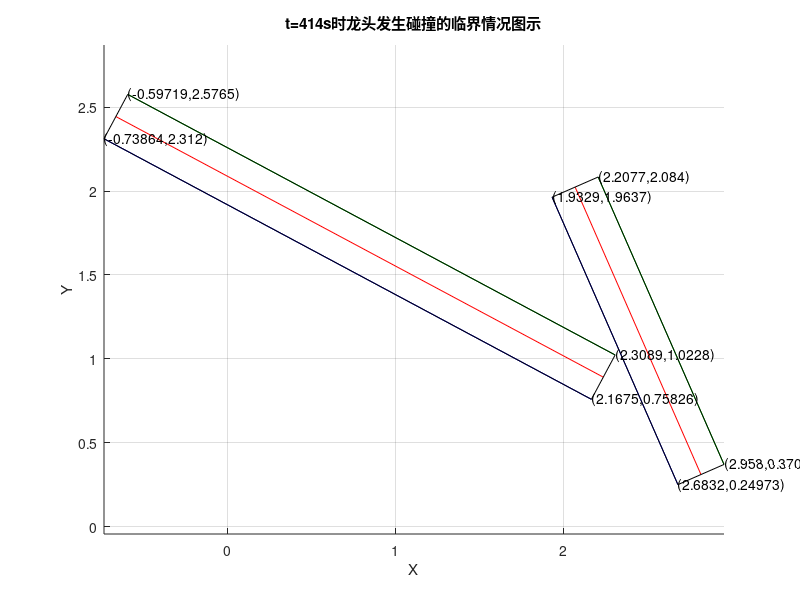

MATLAB code to generate this figure:
clc;
clear;
% 假设交点坐标为 (x_inter, y_inter)
x_inter = 0;
y_inter = 0;

% 假设线段端点坐标存储在两个数组中，x1, y1为线段起点，x2, y2为线段终点
x1 = [2.7103 , 1.9957]; % 线段起点x坐标
y1 = [0.5618 , 1.0202];    % 线段起点y坐标
x2 = [2.1806 , -0.4254];   % 线段终点x坐标
y2 = [1.7719 , 2.3146];    % 线段终点y坐标

% 线段数量
n_segments = length(x1);

% 创建新图像
figure;
hold on; % 保持图像，以便在同一幅图上画多条线

for i = 1:n_segments
    % 计算线段的方向向量
    dx = x2(i) - x1(i);
    dy = y2(i) - y1(i);

    % 计算线段的长度
    length_segment = sqrt(dx^2 + dy^2);

    % 计算单位方向向量
    dx_unit = dx / length_segment;
    dy_unit = dy / length_segment;

    % 增长线段，每边增长27.5cm
    x1_extended = x1(i) - 0.275 * dx_unit;
    y1_extended = y1(i) - 0.275 * dy_unit;
    x2_extended = x2(i) + 0.275 * dx_unit;
    y2_extended = y2(i) + 0.275 * dy_unit;

    % 靠近点15cm的线段端点
    x1_close = x1_extended - 0.15 * dy_unit
    y1_close = y1_extended + 0.15 * dx_unit
    x2_close = x2_extended - 0.15 * dy_unit
    y2_close = y2_extended + 0.15 * dx_unit

    % 远离点15cm的线段端点
    x1_far = x1_extended + 0.15 * dy_unit
    y1_far = y1_extended - 0.15 * dx_unit
    x2_far = x2_extended + 0.15 * dy_unit
    y2_far = y2_extended - 0.15 * dx_unit

    % 画出增长后的线段
    line([x1_extended, x2_extended], [y1_extended, y2_extended], 'Color', 'r');

    % 画出靠近点15cm的线段
    line([x1_close, x2_close], [y1_close, y2_close], 'Color', 'b');

    % 画出远离点15cm的线段
    line([x1_far, x2_far], [y1_far, y2_far], 'Color', 'g');


    
    %text(x1_far,y1_far, '(x1_far,y1_far)');
    text(x1_far,y1_far,['(',num2str(x1_far),',',num2str(y1_far),')'])
    text(x2_far,y2_far,['(',num2str(x2_far),',',num2str(y2_far),')'])
    text(x1_close,y1_close,['(',num2str(x1_close),',',num2str(y1_close),')'])
    text(x2_close,y2_close,['(',num2str(x2_close),',',num2str(y2_close),')'])


    % 画出矩形
    % 连接靠近点15cm的线段端点到远离点15cm的线段端点
    line([x1_close, x1_far], [y1_close, y1_far], 'Color', 'k');
    line([x1_far, x2_far], [y1_far, y2_far], 'Color', 'k');
    line([x2_far, x2_close], [y2_far, y2_close], 'Color', 'k');
    line([x2_close, x1_close], [y2_close, y1_close], 'Color', 'k');
end

% 设置图像属性
axis equal;
grid on;
xlabel('X');
ylabel('Y');
title('t=414s时龙头发生碰撞的临界情况图示');
hold off;




